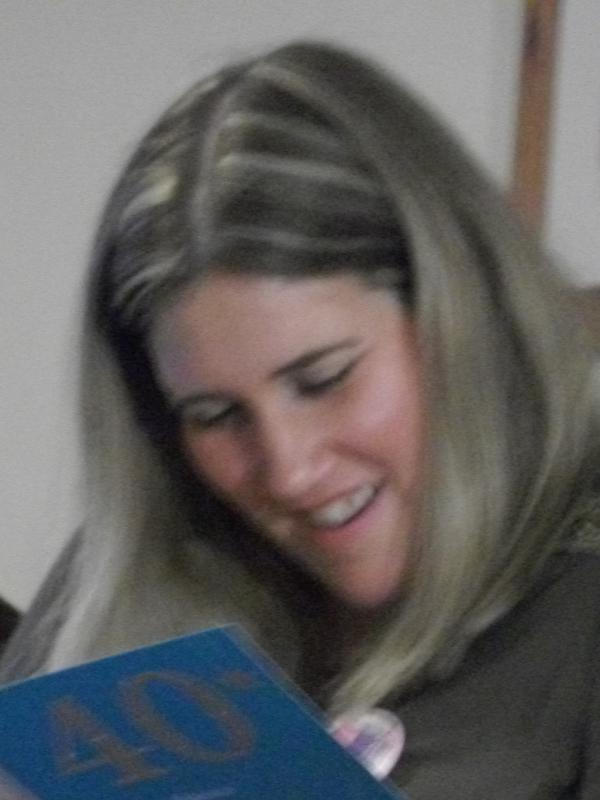
#> input picture Python3/src/13 Scientific Python/SciKitImage/images/bridget.cropped.jpg, 600 x 800 px
$ python 06_outline_bridget.py
#> lines starting #> are read from the running program, lines starting #| are printed output that depends on the picture
import os, sys
import numpy as np
import scipy.ndimage as nd
import matplotlib.pyplot as plt
import skimage.morphology as morphology
import skimage.feature as feature
from PIL import Image
import time


def doit(image, sigma, threshold, spread, dt):
    low = threshold / 256.0
    high = (threshold + spread) / 256.0
    set_title(f"sigma={sigma} low={low*256} high={high*256}")
    edges = feature.canny(image, sigma=sigma, low_threshold=low, high_threshold=high)
    plt.imshow(edges, cmap=plt.cm.gray) #    plt.show()
    plt.draw()
    plt.pause(0.001)
    time.sleep(dt)

def set_title(title):
    figure = plt.gcf()
    figure.canvas.set_window_title(title)

def load_image(infilename):
#> called with infilename = 'images/bridget.cropped.jpg'
    img = Image.open(infilename)
#> img is the input picture: PIL image 600x800 RGB; mean R, G, B 99, 97.2, 96.6
    img.load()
    data = np.asarray( img, dtype="int32" )
    return data

plt.ion()
image = load_image("images/bridget.cropped.jpg")
image = image / 256.0
image = image[:,:,0]
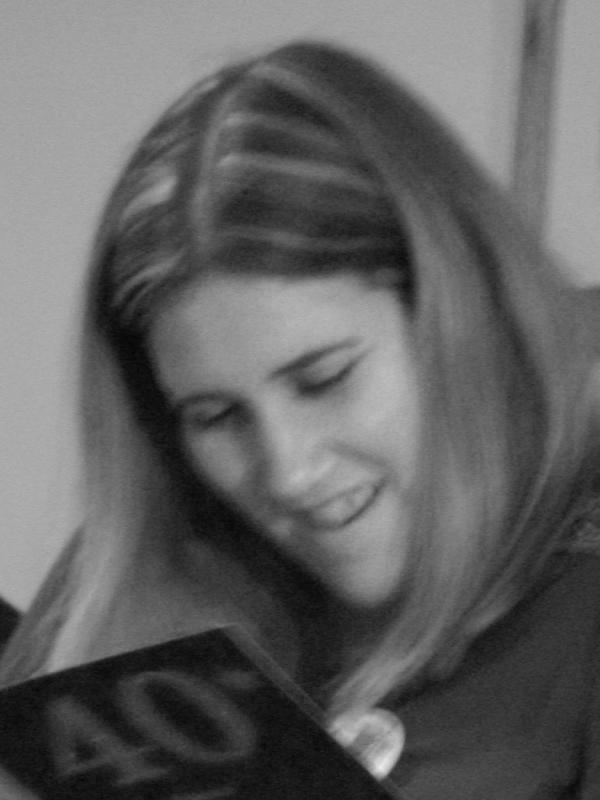
#> image: shape (800, 600) float64; min 0.0117, max 0.926, mean 0.387

for sigma in range(1, 2):
    for threshold in np.arange(25.0, 26.0):
        for spread in np.arange(18.49, 18.5, 0.1):
            doit(image, sigma, threshold, spread, dt=10.0)
#> this loop made 1 pass
#> pass 1, in doit, `edges = feature.canny(image, sigma=sigma, low_threshold=low, high_thre..`:
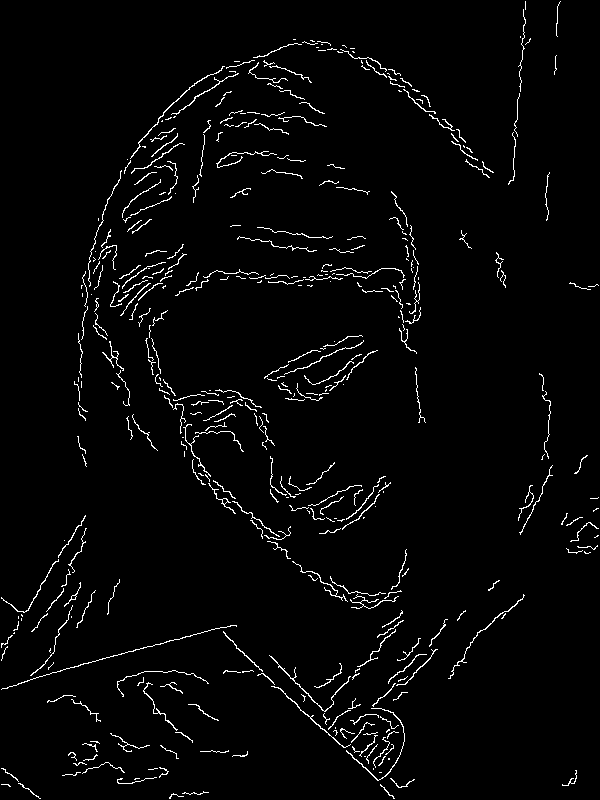
#> edges: shape (800, 600) bool; 2.7% white in thin lines or dots
